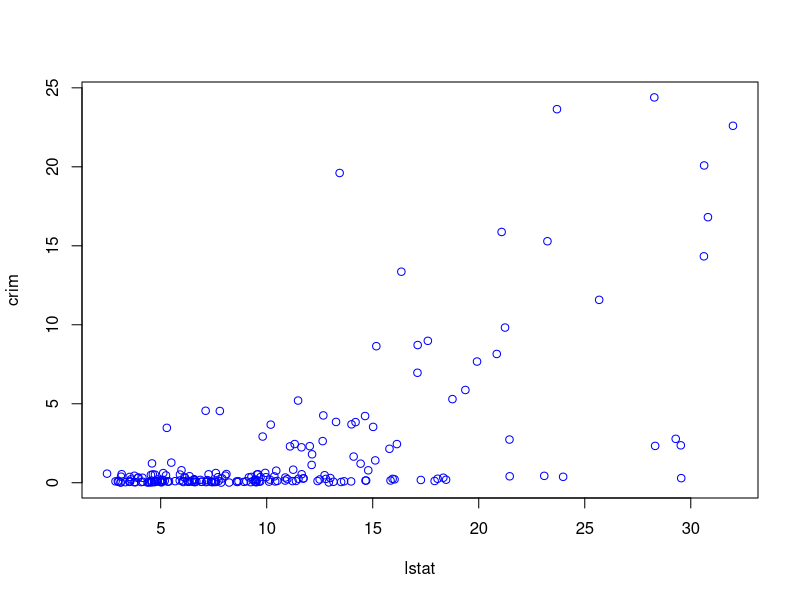
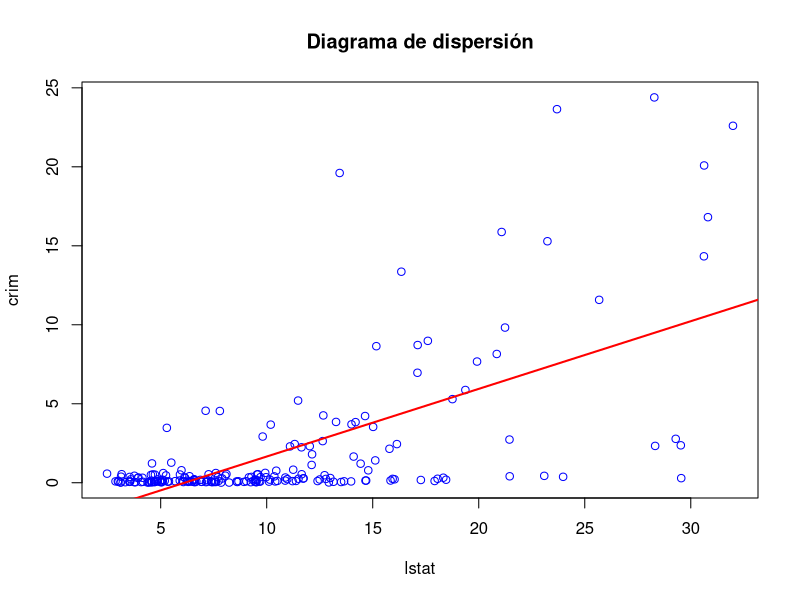
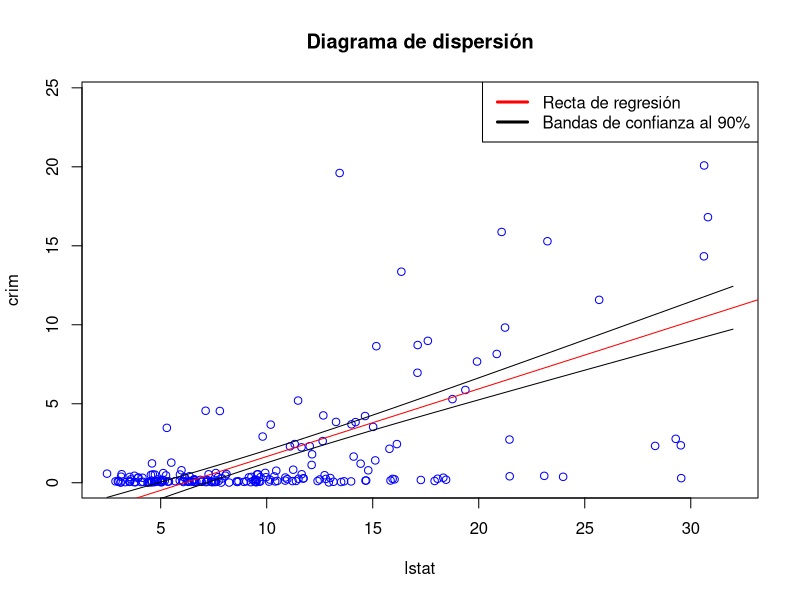
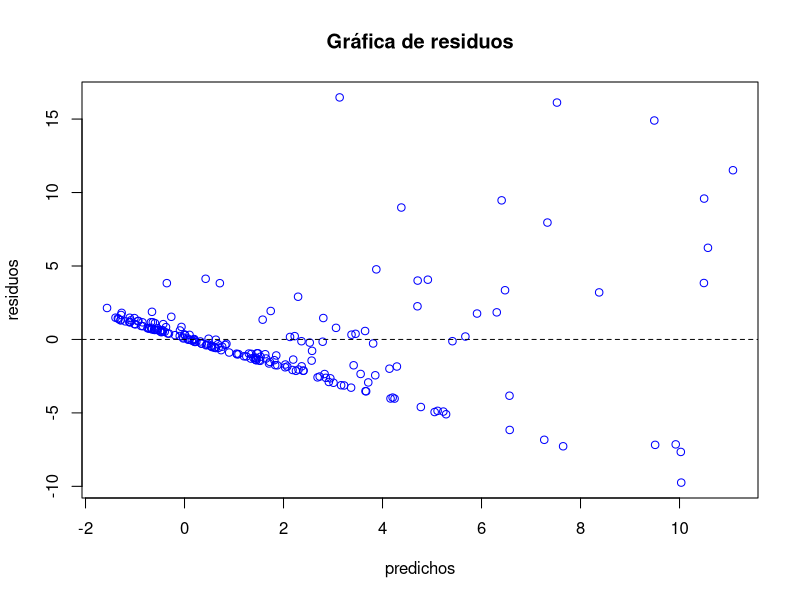
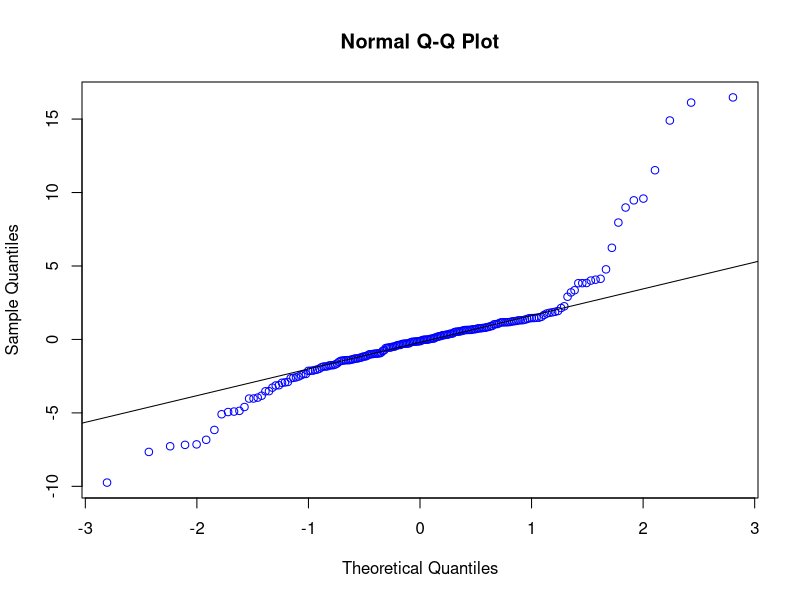
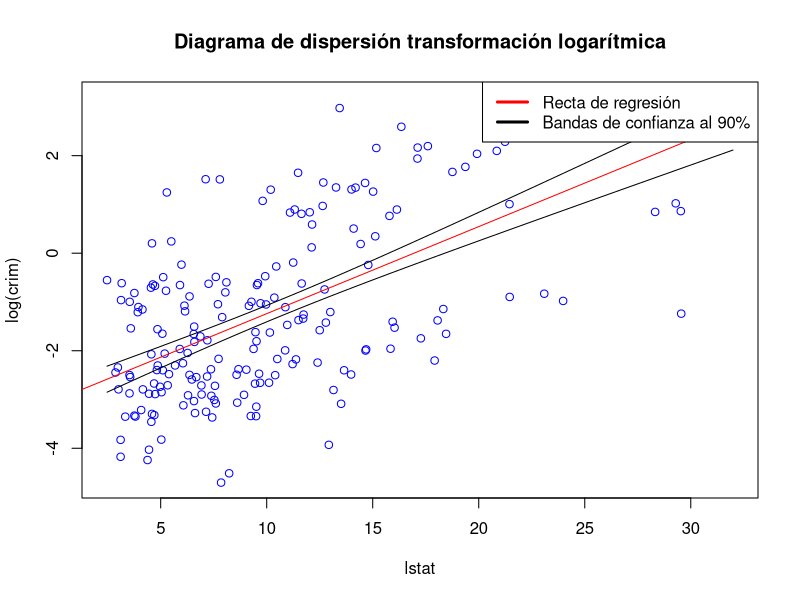
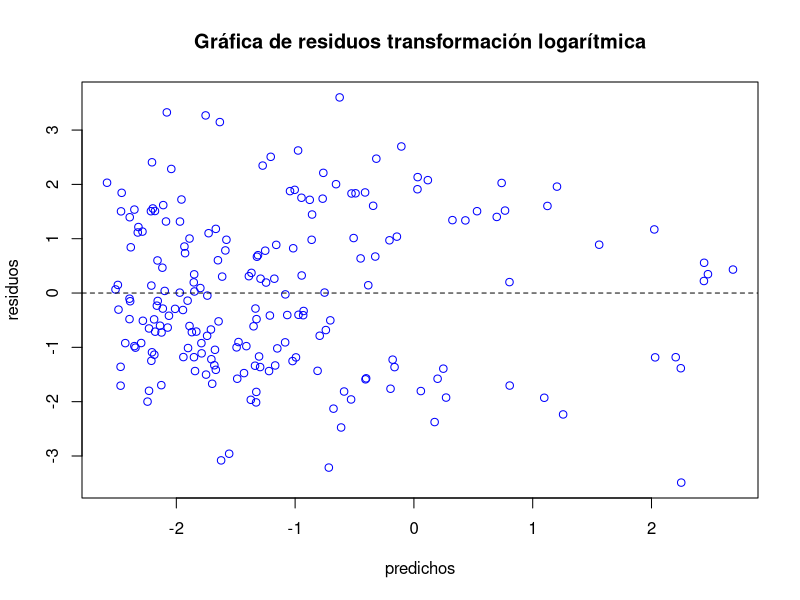
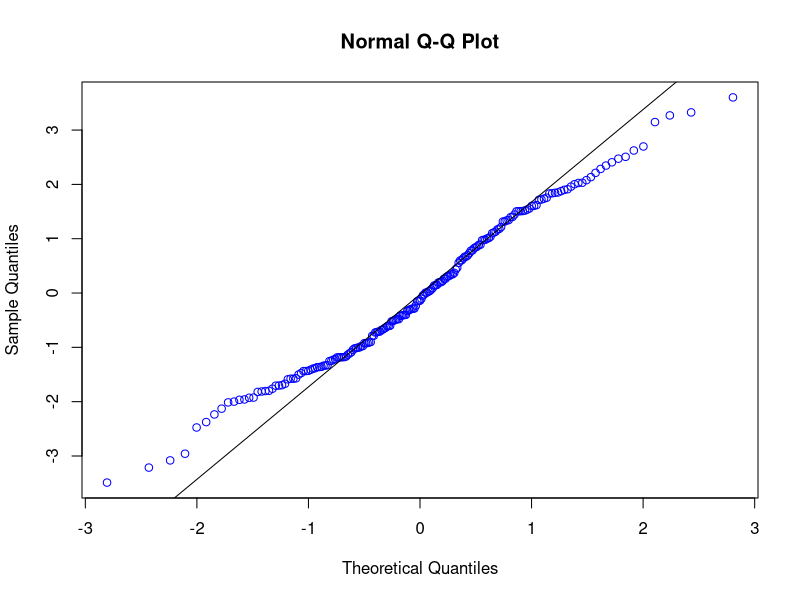

Here is the R script that generated these plots, in order:
## ---- chunk 1
knitr::opts_chunk$set(echo = TRUE)
## ---- chunk 2
library(readxl)
boston <- read_excel("boston.xlsx")
## ---- chunk 3
lm_crim_global <- lm(crim ~. , data=boston)
summary(lm_crim_global)
## ---- chunk 4
lm_crim_lstat <- lm(crim ~ lstat, data=boston)
summary(lm_crim_lstat)
plot(boston$lstat, boston$crim, col='BLUE', xlab = 'lstat', ylab = 'crim')
## ---- chunk 5
summary(lm_crim_lstat)
plot(boston$lstat, boston$crim, col='BLUE', main = "Diagrama de dispersión", xlab = 'lstat', ylab = 'crim')
abline(coef=coef(lm_crim_lstat), lwd = 2, col='RED')
## ---- chunk 6
# Obtención de las bandas de estimación
min <- range(boston$lstat)[1]; max <- range(boston$lstat)[2]
nuevos <- data.frame(list(lstat = seq(min,max,length=100)))
bandas_est <- predict(lm_crim_lstat, newdata = nuevos, interval = "confidence", level = 0.90)

# Representación gráfica 
plot(boston$lstat, boston$crim, col='BLUE', main = 'Diagrama de dispersión', xlab = 'lstat', ylab = 'crim')
abline(coef=coef(lm_crim_lstat), col='RED')
lines(nuevos$lstat, bandas_est[,2],col='BLACK')
lines(nuevos$lstat, bandas_est[,3],col='BLACK')
legend('topright', legend = c('Recta de regresión', 'Bandas de confianza al 90%'), lwd = 3, col = c('red', 'black'))
## ---- chunk 7
# Diagnóstico de linealidad y homocedasticidad
residuos <- residuals(lm_crim_lstat)
predichos <- fitted.values(lm_crim_lstat)
plot(predichos, residuos, col='BLUE', main = 'Gráfica de residuos')
abline(h=0, lty=2)

# Diagnóstico de normalidad de los residuos
qqnorm(residuos, col='BLUE')
qqline(residuos)
shapiro.test(residuos)
## ---- chunk 8
# Aplicamos la transformación logarítmica
lm_crim_log <- lm(log(crim)~lstat, data = boston, na.action = na.exclude)
summary(lm_crim_log)

# Representamos el diagrama de dispersión junto con la recta de regresión y las bandas de estimación al 90%
min <- range(boston$lstat)[1]; max <- range(boston$lstat)[2]
nuevos <- data.frame(list(lstat = seq(min,max,length=100)))
bandas_est <- predict(lm_crim_log, newdata = nuevos, interval = "confidence", level = 0.90)

plot(boston$lstat, log(boston$crim), col='blue', main = 'Diagrama de dispersión transformación logarítmica', xlab = 'lstat', ylab = 'log(crim)', type = "p")
abline(coef = coef(lm_crim_log), col='RED')
lines(nuevos$lstat, bandas_est[,2],col='BLACK')
lines(nuevos$lstat, bandas_est[,3],col='BLACK')
legend('topright', legend = c('Recta de regresión', 'Bandas de confianza al 90%'), lwd = 3, col = c('red', 'black'))

# Diagnóstico de linealidad y homocedasticidad
residuos <- residuals(lm_crim_log)
predichos <- fitted.values(lm_crim_log)
plot(predichos, residuos, col='blue', main = 'Gráfica de residuos transformación logarítmica')
abline(h=0, lty=2)

# Diagnóstico de normalidad de los residuos
qqnorm(residuos, col='blue')
qqline(residuos)
shapiro.test(residuos)
## ---- chunk 9
# Aplicamos la transformación logarítmica
lm_crim_log <- lm(log(crim)~log(lstat), data = boston, na.action = na.exclude)
summary(lm_crim_log)

# Representamos el diagrama de dispersión junto con la recta de regresión y las bandas de estimación al 90%
min <- range(boston$lstat)[1]; max <- range(boston$lstat)[2]
nuevos <- data.frame(list(lstat = seq(min,max,length=100)))
bandas_est <- predict(lm_crim_log, newdata = nuevos, interval = "confidence", level = 0.90)

plot(log(boston$lstat), log(boston$crim), col='blue', main = 'Diagrama de dispersión transformación logarítmica', xlab = 'log(lstat)', ylab = 'log(crim)', type = "p")
abline(coef = coef(lm_crim_log), col='red')
lines(log(nuevos$lstat), bandas_est[,2],col='BLACK')
lines(log(nuevos$lstat), bandas_est[,3],col='BLACK')
legend('topright', legend = c('Recta de regresión', 'Bandas de confianza al 90%'), lwd = 3, col = c('red', 'black'))

# Diagnóstico de linealidad y homocedasticidad
residuos <- residuals(lm_crim_log)
predichos <- fitted.values(lm_crim_log)
plot(predichos, residuos, col='BLUE', main = 'Gráfica de residuos transformación logarítmica')
abline(h=0, lty=2)

# Diagnóstico de normalidad de los residuos
qqnorm(residuos, col='BLUE')
qqline(residuos)
shapiro.test(residuos)
## ---- chunk 10
lm_crim_medv <- lm(crim ~ medv, data = boston)
summary(lm_crim_medv)
## ---- chunk 11
residuos2 <- residuals(lm_crim_lstat)
predichos <- fitted.values(lm_crim_lstat)
par(mfcol=c(1,2))
plot(predichos,residuos, col='BLUE',main = 'Gráfica de residuos')
abline(h=0,lty=2)

# diagnóstico normalidad residuos
qqnorm(residuos, col='BLUE')
qqline(residuos)
shapiro.test(residuos)
## ---- chunk 12
#bandas estimación
min2<-range(boston$medv)[1]; max2<-range(boston$medv)[2]
nuevos2 <- data.frame(list(medv = seq(min2,max2,length=100)))
bandas_est2<-predict(lm_crim_medv, newdata = nuevos2, interval = "prediction", level = 0.90)

#representacion 
plot(boston$medv, boston$crim, col='BLUE')
abline(coef=coef(lm_crim_medv), col='RED')
lines(nuevos2$medv, bandas_est2[,2],col='BLACK')
lines(nuevos2$medv, bandas_est2[,3],col='BLACK')

## ---- chunk 13
# diagnóstico linealidad y homocedasticidad
residuos2 <- residuals(lm_crim_medv)
predichos2 <- fitted.values(lm_crim_medv)
par(mfcol=c(1,2))
plot(predichos2,residuos2, col='BLUE',main = 'Gráfica de residuos')
abline(h=0,lty=2)

# diagnóstico normalidad residuos
qqnorm(residuos2, col='BLUE')
qqline(residuos2)
shapiro.test(residuos2)
## ---- chunk 14
# Planteamos una solución con una transformación sqrt sobre las x y logarítimica sobre y
lm_medv_trans <- lm(crim ~ (medv+(I(medv)^2)), data = boston)

#Resumen Modelo
summary(lm_medv_trans)

#Representación del ajuste
plot((boston$medv + (I(boston$medv)^2)), (boston$crim), main = "Diagrama de dispersión", xlab = "medv con transformación sqrt", ylab = "crim con transformación logarítmica")
abline(coef=coef(lm_medv_trans), col='RED')

#Cálculo de residuos
residuos_trans <-residuals(lm_medv_trans)

# diagnóstico linealidad y homocedasticidad
predichos_trans <- fitted.values(lm_medv_trans)

plot(predichos_trans, residuos_trans, col='BLUE', main = 'Gráfica de residuos con transformaciones')
abline(h = 0, lty = 2)

# diagnóstico normalidad residuos
qqnorm(residuos_trans, col='BLUE')
qqline(residuos_trans)
## ---- chunk 15
predict.lm(lm_medv_trans,newdata=data.frame(medv=c(30, 10, 100)), se=T)
medv_pred<-predict(lm_medv_trans, newdata=data.frame(medv=c(30, 10, 100)), interval ="prediction")
medv_conf<-predict(lm_medv_trans, newdata=data.frame(medv=c(30, 10, 100)), interval ="confidence")

